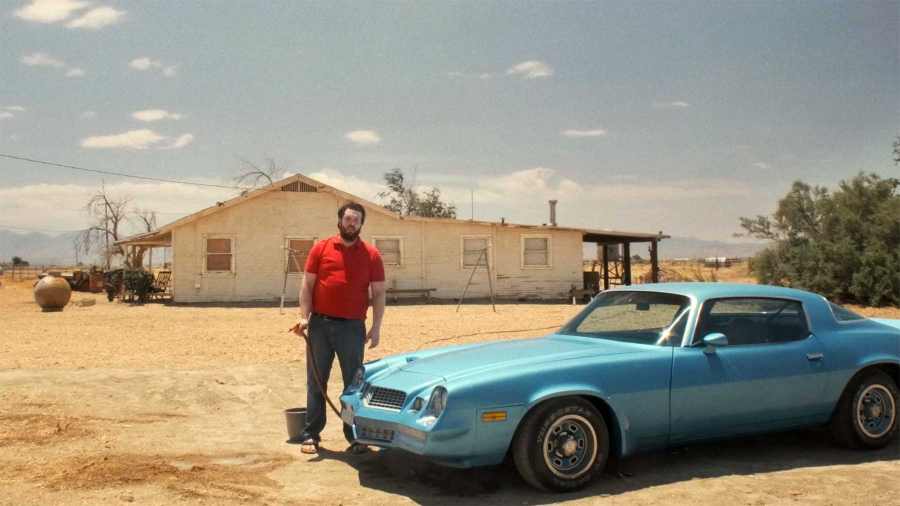
#> input picture car.jpg, 1800 x 1012 px, given in place of the camera (shown at 1/2 size)
$ python lesson32c.py
#> lines starting #> are read from the running program, lines starting #| are printed output that depends on the picture; after the words box and inside, x2 and y2 are one past the last pixel; in counts of white or black regions, pixels touching at a corner belong together
#this code is supposed to be the itteration that goes into test3 of milion
import cv2
import numpy as np
import serial  # Import the serial library

ser = serial.Serial('/dev/ttyTHS0', 9600)

def nothing(x):
    pass

cv2.namedWindow('Trackbars')
cv2.moveWindow('Trackbars', 1320, 0)

cv2.createTrackbar('hueLower', 'Trackbars', 82, 179, nothing)
cv2.createTrackbar('hueUpper', 'Trackbars', 179, 179, nothing)
cv2.createTrackbar('hue2Lower', 'Trackbars', 82, 179, nothing)
cv2.createTrackbar('hue2Upper', 'Trackbars', 179, 179, nothing)
cv2.createTrackbar('satLow', 'Trackbars', 146, 255, nothing)
cv2.createTrackbar('satHigh', 'Trackbars', 255, 255, nothing)
cv2.createTrackbar('valLow', 'Trackbars', 64, 255, nothing)
cv2.createTrackbar('valHigh', 'Trackbars', 255, 255, nothing)

dispW = 640
dispH = 480
flip = 2

# Uncomment these lines for Pi Camera
# camSet = 'nvarguscamerasrc ! video/x-raw(memory:NVMM), width=3264, height=2464, format=NV12, framerate=21/1 ! nvvidconv flip-method=' + str(flip) + ' ! video/x-raw, width=' + str(dispW) + ', height=' + str(dispH) + ', format=BGRx ! videoconvert ! video/x-raw, format=BGR ! appsink'
# cam = cv2.VideoCapture(camSet)

# Or, if you have a WEB cam, uncomment the next line
# (If it does not work, try setting to '1' instead of '0')
cam = cv2.VideoCapture(0)
width = cam.get(cv2.CAP_PROP_FRAME_WIDTH)
height = cam.get(cv2.CAP_PROP_FRAME_HEIGHT)
print('width:', width, 'height:', height)

# Initialize the pan variable
pan = 0

while True:
    ret, frame = cam.read()
#> frame is the input picture: shape (1012, 1800, 3); mean B, G, R 130.5, 146.8, 153.1
    if not ret:
        print("Failed to capture image")
        break

    hsv = cv2.cvtColor(frame, cv2.COLOR_BGR2HSV)
#> hsv: shape (1012, 1800, 3); mean H, S, V 49.7, 65.9, 162.1

    hueLow = cv2.getTrackbarPos('hueLower', 'Trackbars')
    hueUp = cv2.getTrackbarPos('hueUpper', 'Trackbars')
    hue2Low = cv2.getTrackbarPos('hue2Lower', 'Trackbars')
    hue2Up = cv2.getTrackbarPos('hue2Upper', 'Trackbars')
    Ls = cv2.getTrackbarPos('satLow', 'Trackbars')
    Us = cv2.getTrackbarPos('satHigh', 'Trackbars')
    Lv = cv2.getTrackbarPos('valLow', 'Trackbars')
    Uv = cv2.getTrackbarPos('valHigh', 'Trackbars')

    l_b = np.array([hueLow, Ls, Lv])
    u_b = np.array([hueUp, Us, Uv])
    l_b2 = np.array([hue2Low, Ls, Lv])
    u_b2 = np.array([hue2Up, Us, Uv])

    FGmask = cv2.inRange(hsv, l_b, u_b)
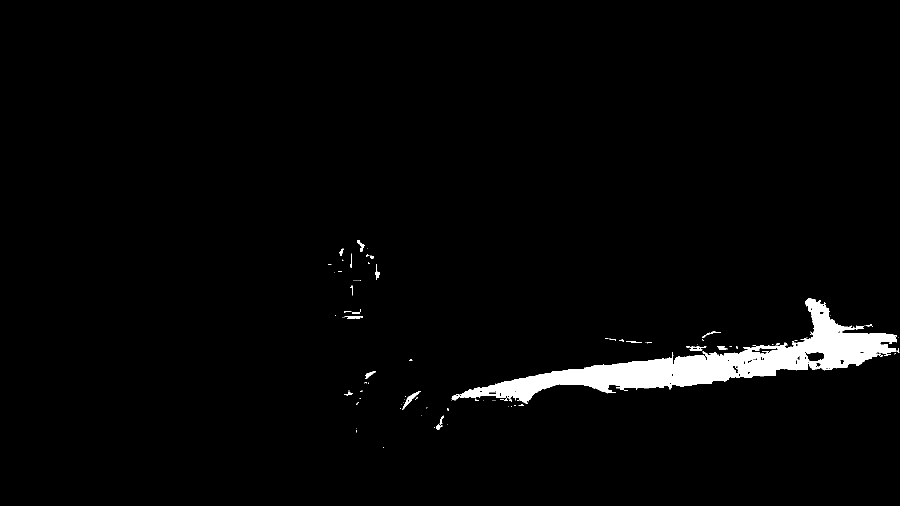
#> FGmask: shape (1012, 1800) (shown at 1/2 size); 2.5% white; 111 white regions (88 under 20 px)
    FGmask2 = cv2.inRange(hsv, l_b2, u_b2)
    FGmaskComp = cv2.add(FGmask, FGmask2)

    cv2.imshow('FGmaskComp', FGmaskComp)
    cv2.moveWindow('FGmaskComp', 0, 530)

    contours, _ = cv2.findContours(FGmaskComp, cv2.RETR_EXTERNAL, cv2.CHAIN_APPROX_SIMPLE)
#> contours = 109 contours, 93 with area under 20; largest, box (x1, y1, x2, y2) and area: (903, 596, 1794, 808) 42758, (805, 782, 842, 820) 242, (1372, 692, 1413, 702) 109, (872, 831, 888, 859) 102, (731, 742, 752, 758) 100

    # Draw contours and bounding box if contours are found
    if contours:
        for contour in contours:
            if cv2.contourArea(contour) > 1000:  # Filter small contours
                x, y, w, h = cv2.boundingRect(contour)
                x, y, w, h = int(x), int(y), int(w), int(h)  # Ensure these are integers
                cv2.rectangle(frame, (x, y), (x + w, y + h), (255, 0, 0), 3)
                objX = x + w / 2
                errorPan = objX - width / 2
                print(f'ErrorPan: {errorPan}')  # Debugging statement
                if abs(errorPan) > 40:
#> (the run stopped early here; a loop or call above may not have finished)
